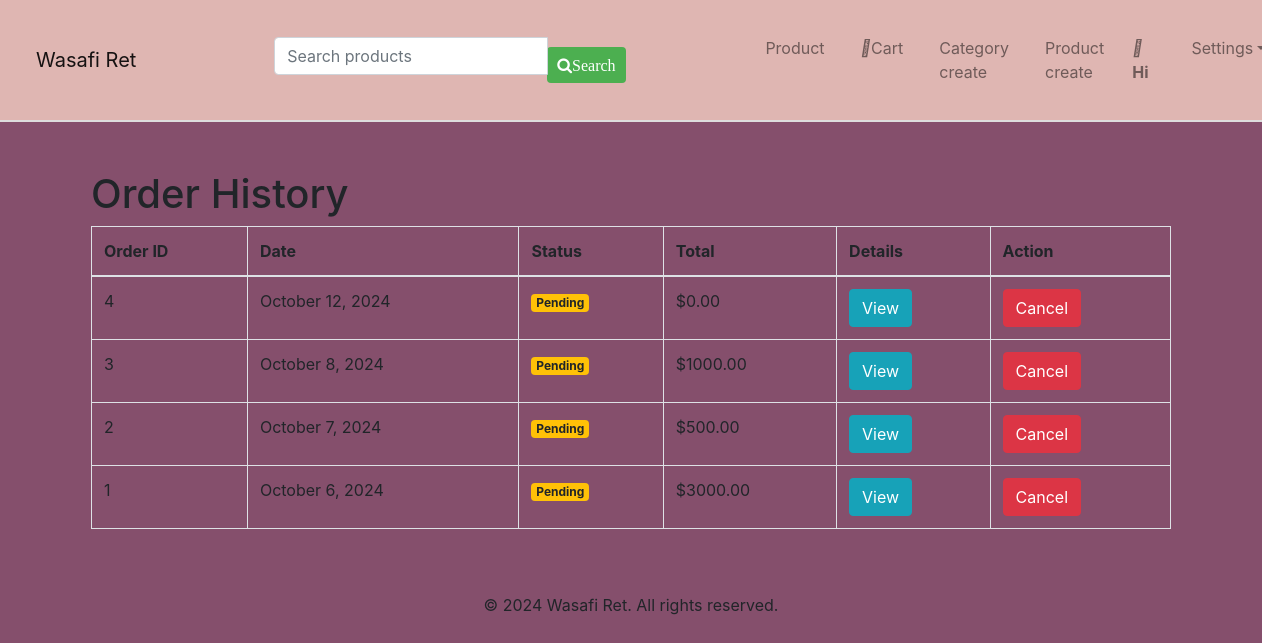
The page /orders/history/ (signed in) on the database its author committed.
### order/models.py (models this page shows, shortened)
class Order(models.Model):
    STATUS_CHOICES = [
        ('Pending', 'Pending'),
        ('Completed', 'Completed'),
        ('Canceled', 'Canceled'),
    ]
    user = models.ForeignKey(User, on_delete=models.CASCADE)
    created_at = models.DateTimeField(auto_now_add=True)
    updated_at = models.DateTimeField(auto_now=True)
    status = models.CharField(max_length=20, choices=STATUS_CHOICES, default='Pending')
    shipping_name = models.CharField(max_length=255)
    shipping_email = models.EmailField()
    phone_number = models.CharField(max_length=20)
    shipping_address = models.TextField()
    shipping_city = models.CharField(max_length=100)
    shipping_zip_code = models.CharField(max_length=20)
    def get_order_total(self):
        return sum(item.get_total() for item in self.items.all())

class OrderItem(models.Model):
    order = models.ForeignKey(Order, related_name='items', on_delete=models.CASCADE)
    product = models.ForeignKey(Product, on_delete=models.CASCADE)
    quantity = models.PositiveIntegerField()
    def get_total(self):
        return self.product.price * self.quantity

### WasafiRet/models.py (models this page shows, shortened)
class Product(models.Model):
    name=models.CharField(max_length=255)
    description=models.TextField()
    price=models.DecimalField(max_digits=10,decimal_places=2)
    stock=models.IntegerField()
    category=models.ForeignKey(Category,on_delete=models.CASCADE)
    is_active=models.BooleanField(default=True)
    image=models.ImageField(upload_to=',media/images',blank=True,null=True)

### order/views.py (the view)
# urls.py: path('history/', views.order_history, name='order_history'),
@login_required
def order_history(request):
    orders = Order.objects.filter(user=request.user).order_by('-created_at')
    return render(request, 'order/order_history.html', {'orders': orders})

### order/templates/order/order_history.html (shortened to what this page needs)
{% extends 'WasafiRet/base.html' %}
{% load static %}
{% block content %}
<div class="container mt-5">
    <h1>Order History</h1>
    {% if orders %}
    <div class="table-responsive">
        <table class="table table-bordered">
            <thead>
                <tr>
                    <th>Order ID</th>
                    <th>Date</th>
                    <th>Status</th>
                    <th>Total</th>
                    <th>Details</th>
                    <th>Action</th>
                </tr>
            </thead>
            <tbody>
                {% for order in orders %}
                <tr>
                    <td>{{ order.id }}</td>
                    <td>{{ order.created_at|date:"F j, Y" }}</td>
                    <td>
                        <span class="badge
                            {% if order.status == 'Pending' %}badge-warning
                            {% elif order.status == 'Completed' %}badge-success
                            {% else %}badge-secondary{% endif %}">
                            {{ order.status }}
                        </span>
                    </td>
                    <td>${{ order.get_order_total|floatformat:2 }}</td>
                    <td>
                        <a href="{% url 'orders:order_confirmation' order.id %}" class="btn btn-info">View</a>
                    </td>
                   <td>
                        {% if order.status == "Pending" %}
                            <a href="{% url 'orders:cancel_order' order.id %}" class="btn btn-danger" onclick="return confirm('Are you sure you want to cancel this order?');">Cancel</a>
                        {% endif %}
                    </td>
                </tr>
                {% endfor %}
            </tbody>
        </table>
    </div>
    {% else %}
    <div class="alert alert-warning">
        You have no orders yet. <a href="{% url 'product_list' %}" class="alert-link">Start shopping now!</a>
    </div>
    {% endif %}
</div>
{% endblock %}

### static/css/style.css (style rules this page uses)
body { background-color: #854f6c; }

### rows shown on the page
Order: id "4", created_at "October 12, 2024", status "Pending", get_order_total "0.00", shows "Cancel"
Order: id "3", created_at "October 8, 2024", status "Pending", get_order_total "1000.00", shows "Cancel"
Order: id "2", created_at "October 7, 2024", status "Pending", get_order_total "500.00", shows "Cancel"
Order: id "1", created_at "October 6, 2024", status "Pending", get_order_total "3000.00", shows "Cancel"
